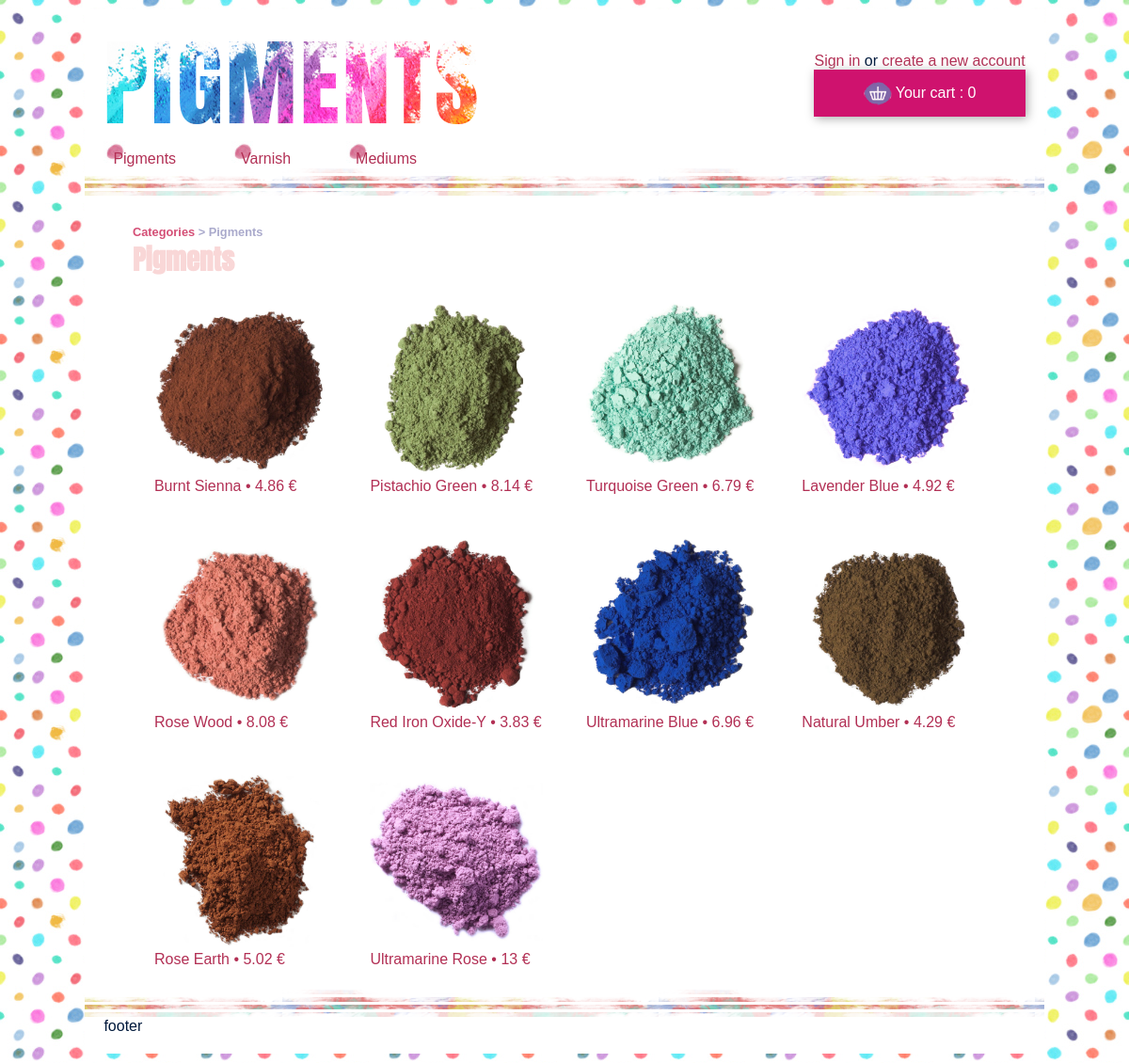
The app's page /index.php?ctrl=category&action=displayOne&cat=1 with its own data.
### tables this page shows
CREATE TABLE IF NOT EXISTS `categories` (
  `id` int(11) NOT NULL,
  `name` varchar(40) NOT NULL,
  `img_url` varchar(100) NOT NULL
);

CREATE TABLE IF NOT EXISTS `products` (
  `id` int(11) NOT NULL,
  `name` varchar(40) NOT NULL,
  `img_url` varchar(100) NOT NULL,
  `price` float NOT NULL,
  `description` text NOT NULL,
  `id_category` int(10) NOT NULL
);

### controller/ProductController.php (called while the page is built, shortened)
<?php
class ProductController {
	private $manager;
	private static $_instance;
    private function __construct($db) {
		require('./model/Product.php');
		require_once('./model/ProductManager.php');
		$this->manager = new ProductManager($db);
		$this->createProducts();
    }
	public static function getInstance ($db) {
		if (!(self::$_instance instanceof self)){
				self::$_instance = new self($db);
			}
        return self::$_instance;
    }
	public function displayAll( $cat ){
		$list=[];
		require('./view/main.php');
	}
	private function createProducts(){
		$list = $this->manager->findAll();
	}
}

### index.php (called while the page is built, shortened)
<?php
$conn=new Connection();
$db = $conn->get_connection();
if (
	( isset($_GET['ctrl']) && !empty($_GET['ctrl']) ) &&
	( isset($_GET['action']) && !empty($_GET['action']) )
) {
    $ctrl = $_GET['ctrl'];
    $action = $_GET['action'];
}
else {
    $ctrl = 'category';
    $action = 'display';
}
$ctrl = $ctrl . 'Controller';
$controller = $ctrl::getInstance($db);
$controller->$action();

### model/CategoryManager.php (called while the page is built, shortened)
<?php
class CategoryManager{
	private $db;
	public function __construct($db){
		$this->db=$db;
	}
	public function findAll(){
		$select = 'SELECT * FROM categories';
		$search = $this->db->query($select);
		$found = $search->fetchAll();
		return $found;
	}
}

### model/Category.php (called while the page is built, shortened)
<?php
class Category{
	private $name;
	public function getName(){
		return $this->name;
	}
}

### model/ProductManager.php (called while the page is built, shortened)
<?php
class ProductManager {
	private $db;
	public function __construct($db){
		$this->db=$db;
	}
	public function findAll(){
		$req="SELECT * from products";
		$search = $this->db->query($req);
		$found = $search -> fetchAll();
		return $found;
	}
}

### model/Product.php (called while the page is built, shortened)
<?php
class Product{
	private $id;
	private $name;
	private $img_url;
	private $price;
	public function getId(){
		return $this->id;
	}
	public function getName(){
		return $this->name;
	}
	public function getUrl(){
		return $this->img_url;
	}
	public function getPrice(){
		return $this->price;
	}
}

### view/displayProducts.php (the view, shortened to what this page needs)
<p class="smallFont"><a href="index.php">Categories</a> > <?echo $cat->getName();?></p>
<h2><?echo $cat->getName();?></h2>
<ul id="displayProducts">
	<?foreach($list as $prod){?>
		<li class="smallProd">
			<div>
				<a href="index.php?ctrl=product&action=display&prod=<?echo $prod->getId();?>" />
					<img src="img/<?echo $prod->getUrl();?>" alt="<?echo $prod->getName();?>" />
					<div class="label_prod">
						<p><?echo $prod->getName();?> •
						<span><?echo $prod->getPrice();?> €</span></p>
					</div>
			</div>
		</li>
	<?}?>
</ul>

### css/styles.css (style rules this page uses)
* { margin:0; padding:0; border:none; }
html { font-family:Arial, sans-serif; box-sizing:border-box; }
body { background-image:url('../img/fd.jpg'); color:#00193c; }
h1, h2, h3 { font-family: 'Anton', sans-serif; color:#f9d7d7; font-size:1.8em; }
li { list-style-type:none; }
.smallFont { font-size:0.8em; font-weight:bold; color:#aac; }
.smallFont a { color:#d44f76; }
a { text-decoration:none; color:#b22f54; }
.smallProd { float:left; width:20%; margin:2.5%; }
.smallProd img { width:100%; }

### records on screen
categories: name "Pigments"
products: img_url (picture), name "Burnt Sienna", price "4.86"
products: img_url (picture), name "Pistachio Green", price "8.14"
products: img_url (picture), name "Turquoise Green", price "6.79"
products: img_url (picture), name "Lavender Blue", price "4.92"
products: img_url (picture), name "Rose Wood", price "8.08"
products: img_url (picture), name "Red Iron Oxide-Y", price "3.83"
products: img_url (picture), name "Ultramarine Blue", price "6.96"
products: img_url (picture), name "Natural Umber", price "4.29"
products: img_url (picture), name "Rose Earth", price "5.02"
products: img_url (picture), name "Ultramarine Rose", price "13"

### other values on screen
$cart "0"
